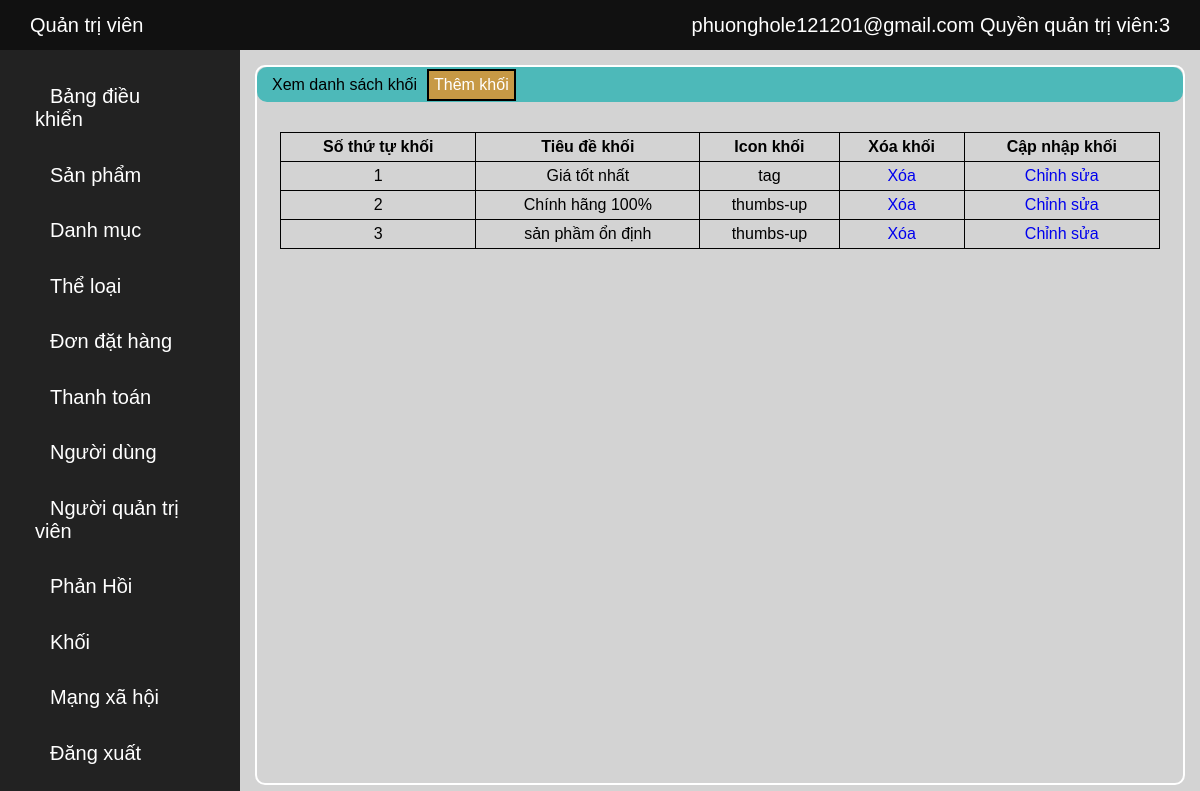
The page /admin_box_view.php (signed in) on the database its author committed.
### tables this page shows
CREATE TABLE `ad` (
  `ad_id` int NOT NULL,
  `ad_email` text NOT NULL,
  `ad_pass` text NOT NULL,
  `permission` int NOT NULL
);

CREATE TABLE `box` (
  `id` int NOT NULL,
  `title` text NOT NULL,
  `icon` text NOT NULL
);

### admin_box_view.php (the view)
<?php
include('admin_header.php');
include('admin_sidebar.php');
?>
<div class="container">
    <div class="title">
        Xem danh sách khối
        <a href="admin_box_add.php">Thêm khối</a>
    </div>
    <table>
        <tr>
            <th>Số thứ tự khối</th>
            <th>Tiêu đề khối</th>
            <th>Icon khối</th>
            <th>Xóa khối</th>
            <th>Cập nhập khối</th>
        </tr>
        <?php
        $i = 0;
        $sql = "SELECT * FROM `box`";
        $res = mysqli_query($con, $sql);
        while ($row = mysqli_fetch_array($res)) {
            $id = $row['id'];
            $title = $row['title'];
            $icon = $row['icon'];
            $i++;
            echo "
                <tr>
               <td>$i</td>
               <td>$title</td>
               <td>
                   $icon
               </td>
               <td>
                   <a href='admin_box_delete.php?id=$id'>Xóa</a>
               </td>
               <td>
                   <a href='admin_box_update.php?id=$id'>Chỉnh sửa</a>
               </td>
               </tr>
               ";
        }
        ?>
    </table>
</div>
<?php
include('admin_footer.php');
?>

### admin_header.php (shortened to what this page needs)
<?php
include('db.php');
?>
<!DOCTYPE html>
<html lang="en">
<head>
    <link rel="stylesheet" href="css/admin_style.css" />
    <link rel="stylesheet" href="https://cdnjs.cloudflare.com/ajax/libs/font-awesome/4.7.0/css/font-awesome.min.css" />
</head>
<body>
    <div class="header">
        <div class="header__logo">Quản trị viên </div>
        <div class="header__user">
            <?php
            echo $_SESSION['ad_email'];
            if (isset($_SESSION['ad_email'])) {
                $ad_email=$_SESSION['ad_email'];
                $sql = "SELECT * from `ad` where ad_email='$ad_email'";
                $res = mysqli_query($con, $sql);
                $row = mysqli_fetch_array($res);
                $permission= $row['permission'];
                echo " Quyền quản trị viên:".$permission;
            }
            ?>
        </div>
    </div>

### css/admin_style.css (style rules this page uses)
* { padding: 0; margin: 0; box-sizing: border-box; }
body { display: flex; overflow-x: hidden; font-family: Arial, sans-serif; background-color: lightgray; display: flex; flex-wrap: wrap; }
a { text-decoration: none; }
.container { flex: 10; display: flex; align-items: center; flex-wrap: wrap; border-radius: 10px; border: 2px solid white; flex-direction: column; margin: 15px; min-height: 80vh; }
.container .title { width: 100%; background-color: rgb(77, 185, 185); height: 35px; display: flex; align-items: center; padding-left: 15px; border-radius: 10px; }
.header { display: flex; position: sticky; top: 0; width: 100%; background-color: #111111; align-items: center; color: white; padding: 0 30px; height: 50px; font-size: 20px; justify-content: space-between; }
.container table { margin-top:30px; border-collapse: collapse; width:95%; }
.container td, .container th { text-align: center; border:1px solid black; padding: 5px; }
.container .title a { border: 2px solid black; padding: 5px; margin:0 10px; background-color:rgb(199, 153, 69); color:white; }

### rows shown on the page
ad: permission "3"
box: title "Giá tốt nhất", icon "tag"
box: title "Chính hãng 100%", icon "thumbs-up"
box: title "sản phầm ổn định", icon "thumbs-up"

### other values the page prints
$_SESSION['ad_email'] "phuonghole121201@gmail.com"
